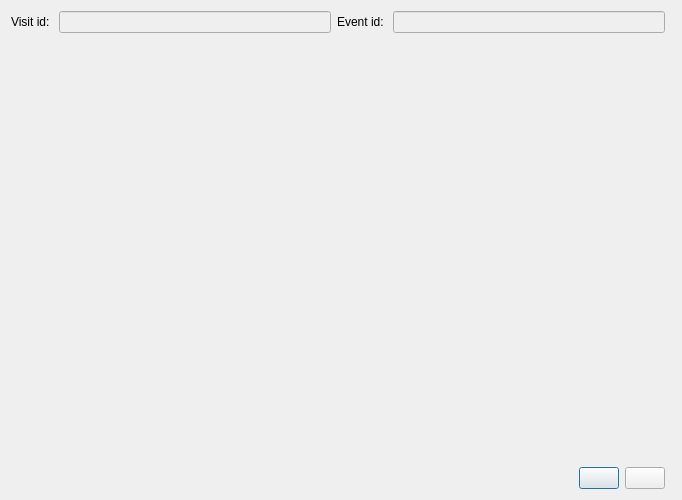
<?xml version="1.0" encoding="UTF-8"?>
<ui version="4.0">
 <class>dlg_visit_gallery_zoom</class>
 <widget class="QDialog" name="dlg_visit_gallery_zoom">
  <property name="geometry">
   <rect>
    <x>0</x>
    <y>0</y>
    <width>682</width>
    <height>500</height>
   </rect>
  </property>
  <property name="windowTitle">
   <string>Gallery zoom</string>
  </property>
  <layout class="QGridLayout" name="gridLayout">
   <item row="0" column="1">
    <widget class="QLineEdit" name="visit_id">
     <property name="enabled">
      <bool>false</bool>
     </property>
    </widget>
   </item>
   <item row="0" column="0">
    <widget class="QLabel" name="lbl_visit_id">
     <property name="text">
      <string>Visit id: </string>
     </property>
    </widget>
   </item>
   <item row="1" column="0" colspan="5">
    <widget class="QLabel" name="lbl_img_zoom">
     <property name="sizePolicy">
      <sizepolicy hsizetype="Preferred" vsizetype="Expanding">
       <horstretch>0</horstretch>
       <verstretch>0</verstretch>
      </sizepolicy>
     </property>
     <property name="text">
      <string/>
     </property>
     <property name="pixmap">
      <pixmap>ud_shape.png</pixmap>
     </property>
     <property name="scaledContents">
      <bool>true</bool>
     </property>
    </widget>
   </item>
   <item row="0" column="2">
    <widget class="QLabel" name="lbl_event_id">
     <property name="text">
      <string>Event id: </string>
     </property>
    </widget>
   </item>
   <item row="0" column="3">
    <widget class="QLineEdit" name="event_id">
     <property name="enabled">
      <bool>false</bool>
     </property>
    </widget>
   </item>
   <item row="2" column="3">
    <layout class="QGridLayout" name="lyt_buttons">
     <item row="0" column="0">
      <spacer name="horizontalSpacer">
       <property name="orientation">
        <enum>Qt::Horizontal</enum>
       </property>
       <property name="sizeHint" stdset="0">
        <size>
         <width>40</width>
         <height>20</height>
        </size>
       </property>
      </spacer>
     </item>
     <item row="0" column="1">
      <widget class="QPushButton" name="btn_slidePrevious">
       <property name="text">
        <string/>
       </property>
       <property name="icon">
        <iconset>
         <normaloff>../icons/109.png</normaloff>../icons/109.png</iconset>
       </property>
      </widget>
     </item>
     <item row="0" column="2">
      <widget class="QPushButton" name="btn_slideNext">
       <property name="text">
        <string/>
       </property>
       <property name="icon">
        <iconset>
         <normaloff>../icons/108.png</normaloff>../icons/108.png</iconset>
       </property>
      </widget>
     </item>
    </layout>
   </item>
  </layout>
 </widget>
 <resources/>
 <connections/>
</ui>
